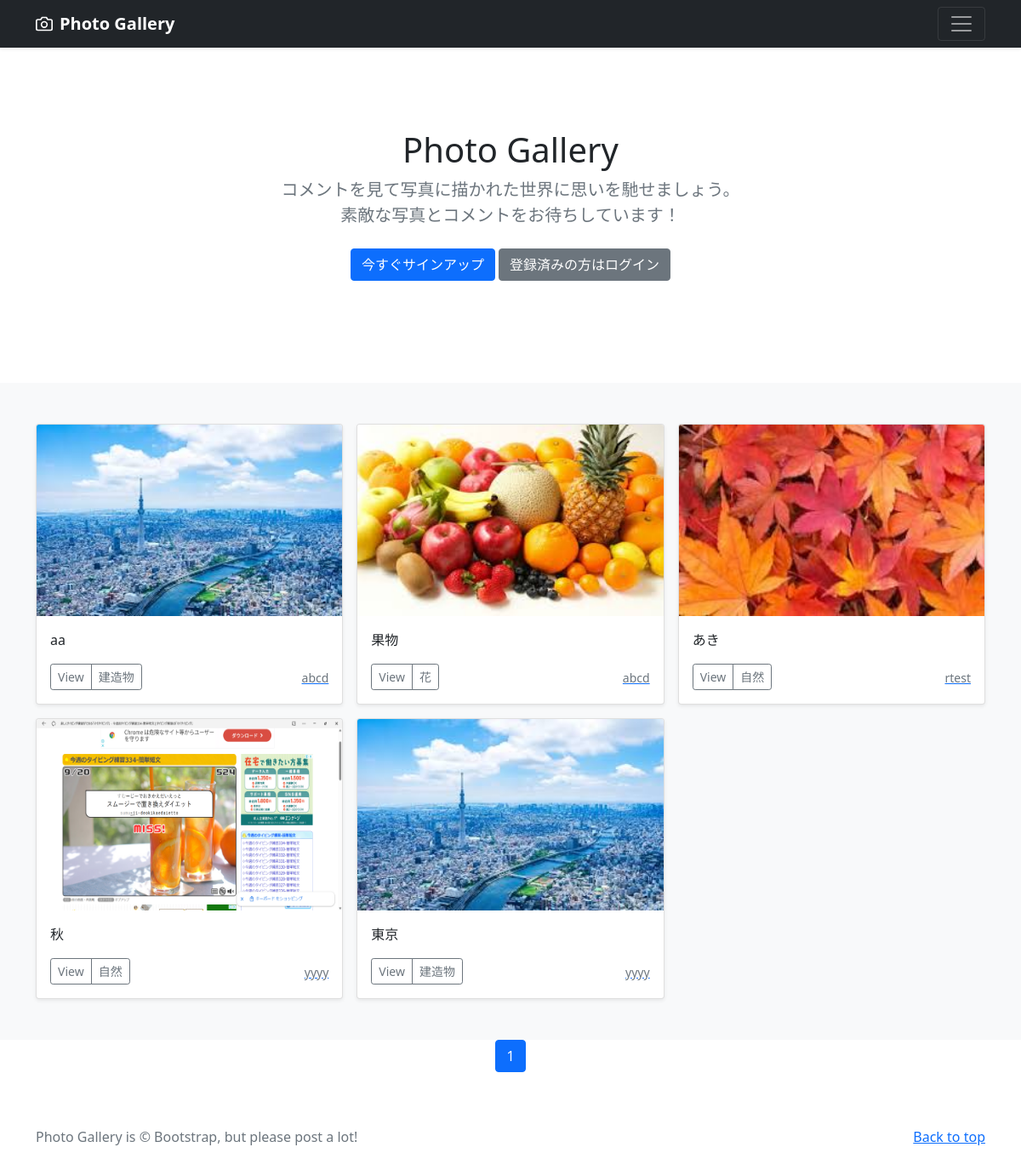
The page / on the database its author committed.
### photo/models.py (models this page shows, shortened)
class PhotoPost(models.Model):
    user = models.ForeignKey(CustomUser, verbose_name='ユーザー',
        on_delete=models.CASCADE)
    category = models.ForeignKey(Category, verbose_name='カテゴリ',
        on_delete=models.PROTECT)
    title = models.CharField(verbose_name='タイトル', max_length=200)
    comment = models.TextField(verbose_name='コメント',)
    image1 = models.ImageField(verbose_name='イメージ1', upload_to='photos')
    image2 = models.ImageField(verbose_name='イメージ2', upload_to='photos',
                                blank=True, null=True)
    posted_at = models.DateTimeField(verbose_name='投稿日時', auto_now_add=True)

class Category(models.Model):
    title = models.CharField(verbose_name='カテゴリ', max_length=20)

### accounts/models.py (models this page shows)
class CustomUser(AbstractUser):
    pass

### photo/views.py (the view)
# urls.py: path('', views.IndexView.as_view(), name='index'),
class IndexView(ListView):
    template_name = 'index.html'
    queryset = PhotoPost.objects.order_by('-posted_at')
    paginate_by = 9

### photo/templates/index.html (shortened to what this page needs)
{% extends 'base.html' %}
    {% block contents %}
    {% include "photos_title.html" %}
    {% include "photos_list.html" %}
    {% include "pagination.html" %}
    {% endblock %}

### photo/templates/base.html (shortened to what this page needs)
{% load static %}
<!doctype html>
<html lang="ja">
  <head>
    <link href="https://cdn.jsdelivr.net/npm/bootstrap@5.0.2/dist/css/bootstrap.min.css" rel="stylesheet">
  </head>
  <body>
<header>
  <div class="navbar navbar-dark bg-dark shadow-sm">
    <div class="container">
      <a href="{% url 'photo:index' %}" class="navbar-brand d-flex align-items-center">
        <strong>Photo Gallery</strong>
      </a>
      <button class="navbar-toggler" type="button" data-bs-toggle="collapse" data-bs-target="#navbarHeader" aria-controls="navbarHeader" aria-expanded="false" aria-label="Toggle navigation">
        <span class="navbar-toggler-icon"></span>
      </button>
    </div>
  </div>
</header>
<main>
  {% block contents %}{% endblock %}
</main>
<footer class="text-muted py-5">
  <div class="container">
    <p class="float-end mb-1">
      <a href="{% url 'photo:index' %}">Back to top</a>
    </p>
    <p class="mb-1">Photo Gallery is &copy; Bootstrap, but please post a lot!</p>
  </div>
</footer>
  </body>
</html>

### photo/templates/photos_title.html
<section class="py-5 text-center container">
  <div class="row py-lg-5">
    <div class="col-lg-6 col-md-8 mx-auto">
      <h1 class="fw-light">Photo Gallery</h1>
      <p class="lead text-muted">
        コメントを見て写真に描かれた世界に思いを馳せましょう。
        素敵な写真とコメントをお待ちしています！
      </p>
      <p>
        {% if user.is_authenticated %}
        <a href="{% url 'photo:post' %}" class="btn btn-primary my-2">投稿する</a>
        <a href="{% url 'accounts:logout' %}">ログアウト</a>
        {% else %}
        <a href="{% url 'accounts:signup' %}"
        class="btn btn-primary my-2">今すぐサインアップ</a>
        <a href="{% url 'accounts:login' %}"
        class="btn btn-secondary my-2">登録済みの方はログイン</a>
        {% endif %}
      </p>
    </div>
  </div>
</section>

### photo/templates/photos_list.html (shortened to what this page needs)
<div class="album py-5 bg-light">
    <div class="container">
        <div class="row row-cols-1 row-cols-sm-2 row-cols-md-3 g-3">
            {% for record in object_list %}
            <div class="col">
                <div class="card shadow-sm">
                    <img src="{{ record.image1.url }}" class="bd-placeholder-img card-img-top"
                    width="100%" height="225"
                    xmlns="http://www.w3.org/2000/svg" role="img" aria-label="Placeholder: Thumbnail"
                    preserveAspectRatio="xMidYMid slice" focusable="false">
                    <rect width="100%" height="100%" fill="#55595c" />
                    <div class="card-body">
                        <p class="card-text">
                            {{record.title}}
                        </p>
                        <div class="d-flex justify-content-between align-items-center">
                            <div class="btn-group">
                                <button type="button" class="btn btn-sm btn-outline-secondary"
onclick="location.href='{% url 'photo:photo_detail' record.pk %}'">
                            View</button>
                                <button type="button"
                                class="btn btn-sm btn-outline-secondary"
onclick="location.href='{% url 'photo:photos_cat' category=record.category.id %}'">
    {{record.category.title}}
</button>
                            </div>
                            <a href="{% url 'photo:user_list' user=record.user.id %}">
                                <small class="text-muted">
                                    {{record.user.username}}</small>
                            </a>
                        </div>
                    </div>
                </div>
            </div>
            {% endfor %}
        </div>
    </div>
</div>

### photo/templates/pagination.html (shortened to what this page needs)
<ul class="pagination" style="justify-content:center">
    {% for num in page_obj.paginator.page_range %}
    {% if page_obj.number == num %}
    <li class="page-item active">
        <span class="page-link">{{ num }}</span>
    </li>
    {% endif %}
    {% endfor %}
</ul>

### photo/templates/base.html (style rules this page uses)
.bd-placeholder-img { font-size: 1.125rem; text-anchor: middle; -webkit-user-select: none; -moz-user-select: none; user-select: none; }

### rows shown on the page
PhotoPost: image1 (picture), title "aa", category "建造物", user.username "abcd"
PhotoPost: image1 (picture), title "果物", category "花", user.username "abcd"
PhotoPost: image1 (picture), title "あき", category "自然", user.username "rtest"
PhotoPost: image1 (picture), title "秋", category "自然", user.username "yyyy"
PhotoPost: image1 (picture), title "東京", category "建造物", user.username "yyyy"

### other values the page prints
{{ num }} "1"
